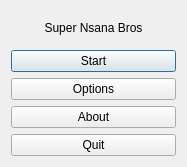
<?xml version="1.0" encoding="UTF-8"?>
<ui version="4.0">
 <class>QtNsanaBrosMenuDialog</class>
 <widget class="QDialog" name="QtNsanaBrosMenuDialog">
  <property name="geometry">
   <rect>
    <x>0</x>
    <y>0</y>
    <width>187</width>
    <height>167</height>
   </rect>
  </property>
  <property name="windowTitle">
   <string>Super Nsana Bros Menu</string>
  </property>
  <layout class="QGridLayout" name="gridLayout">
   <item row="1" column="0">
    <widget class="QPushButton" name="button_start">
     <property name="text">
      <string>Start</string>
     </property>
    </widget>
   </item>
   <item row="2" column="0">
    <widget class="QPushButton" name="button_options">
     <property name="text">
      <string>Options</string>
     </property>
    </widget>
   </item>
   <item row="3" column="0">
    <widget class="QPushButton" name="button_about">
     <property name="text">
      <string>About</string>
     </property>
    </widget>
   </item>
   <item row="4" column="0">
    <widget class="QPushButton" name="button_quit">
     <property name="text">
      <string>Quit</string>
     </property>
    </widget>
   </item>
   <item row="0" column="0">
    <widget class="QLabel" name="label_title">
     <property name="text">
      <string>Super Nsana Bros</string>
     </property>
     <property name="alignment">
      <set>Qt::AlignCenter</set>
     </property>
    </widget>
   </item>
  </layout>
 </widget>
 <resources/>
 <connections/>
</ui>
